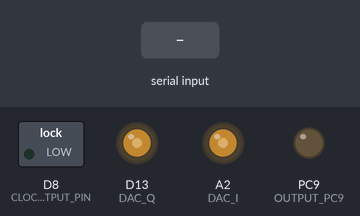
Bench run of a program on a simulated STM32 Nucleo. Parts: switched loads named in the program (green lamp = pin HIGH), output pins drawn as LEDs (lit = HIGH). The inputs (shaded band) are chosen by the test bench. What the program prints to the serial monitor is not drawn.

Above: at 1.2 s.
1.3 s: "SEND 90\n" received over Serial
At 2.2 s:
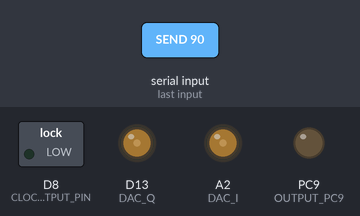
4.3 s: "SEND 90\n" received over Serial
At 4.9 s:
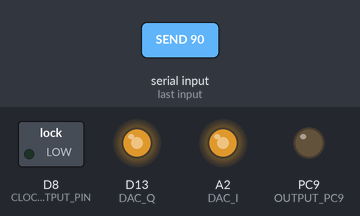
Timing chart, 0 to 13.7 s (numbered marks = the images above; inputs shaded):
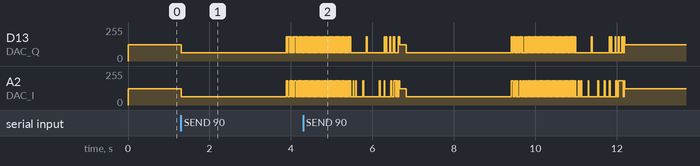

The program:

main.cpp
```cpp
#include <Arduino.h>
#include <stdlib.h>

// Hardware mapping and calibration copied from Testing_DAC.
constexpr uint8_t DAC_I = PA4;
constexpr uint8_t DAC_Q = PA5;
constexpr uint8_t OUTPUT_PC9 = PC9;
constexpr uint8_t CLOCK_OUTPUT_PIN = D8;
constexpr uint16_t DAC_MAX_VALUE = 4095;
constexpr uint16_t DAC_MIDDLE_VALUE = 1968;
constexpr int DAC_ALLOWED_MIN_MILLIVOLTS = -150;
constexpr int DAC_ALLOWED_MAX_MILLIVOLTS = 150;
constexpr uint16_t DAC_ALLOWED_MIN_RAW = 3403;
constexpr uint16_t DAC_ALLOWED_MAX_RAW = 524;

// Match the centered, blocking ADC receiver while the first link test is
// being brought up. Increase after timer/DMA sampling is implemented.
constexpr uint32_t DEFAULT_SYMBOL_RATE = 50;
constexpr uint32_t CLOCK_PULSE_US = 20;
constexpr uint8_t PAYLOAD_LIMIT = 128;
constexpr uint8_t AGC_SYMBOLS = 128;
constexpr uint16_t QPSK_AMPLITUDE_MV = 100;
const uint8_t SYNC_WORD[16] = {0, 3, 1, 2, 2, 1, 3, 0, 1, 2, 0, 3, 3, 0, 2, 1};
uint32_t symbolRate = DEFAULT_SYMBOL_RATE;

uint16_t millivoltsToRaw(int millivolts) {
  const float raw = DAC_ALLOWED_MAX_RAW +
      (DAC_ALLOWED_MAX_MILLIVOLTS - millivolts) *
          (DAC_ALLOWED_MIN_RAW - DAC_ALLOWED_MAX_RAW) /
          static_cast<float>(DAC_ALLOWED_MAX_MILLIVOLTS - DAC_ALLOWED_MIN_MILLIVOLTS);
  return static_cast<uint16_t>(raw + 0.5f);
}

uint16_t crc16(const uint8_t *data, size_t length) {
  uint16_t crc = 0xFFFF;
  while (length--) {
    crc ^= static_cast<uint16_t>(*data++) << 8;
    for (uint8_t bit = 0; bit < 8; ++bit)
      crc = (crc & 0x8000) ? static_cast<uint16_t>((crc << 1) ^ 0x1021)
                           : static_cast<uint16_t>(crc << 1);
  }
  return crc;
}

void outputSymbol(uint8_t symbol) {
  const bool positiveI = symbol == 0 || symbol == 2;
  const bool positiveQ = symbol == 0 || symbol == 1;
  analogWrite(DAC_I, millivoltsToRaw(positiveI ? QPSK_AMPLITUDE_MV : -QPSK_AMPLITUDE_MV));
  analogWrite(DAC_Q, millivoltsToRaw(positiveQ ? QPSK_AMPLITUDE_MV : -QPSK_AMPLITUDE_MV));
  digitalWrite(CLOCK_OUTPUT_PIN, HIGH);
  delayMicroseconds(CLOCK_PULSE_US);
  digitalWrite(CLOCK_OUTPUT_PIN, LOW);
  const uint32_t symbolUs = 1000000UL / symbolRate;
  if (symbolUs > CLOCK_PULSE_US)
    delayMicroseconds(symbolUs - CLOCK_PULSE_US);
}

void outputByte(uint8_t value) {
  outputSymbol((value >> 6) & 3);
  outputSymbol((value >> 4) & 3);
  outputSymbol((value >> 2) & 3);
  outputSymbol(value & 3);
}

void sendFrame(uint8_t type, const uint8_t *payload, uint8_t length,
               uint16_t sequence) {
  uint8_t header[12] = {1, type, 0, 1, 2, 0,
                        static_cast<uint8_t>(sequence & 0xFF),
                        static_cast<uint8_t>(sequence >> 8), length, 0,
                        static_cast<uint8_t>(symbolRate & 0xFF),
                        static_cast<uint8_t>(symbolRate >> 8)};
  uint8_t crcData[12 + PAYLOAD_LIMIT];
  memcpy(crcData, header, sizeof(header));
  memcpy(crcData + sizeof(header), payload, length);
  const uint16_t crc = crc16(crcData, sizeof(header) + length);

  for (uint8_t index = 0; index < AGC_SYMBOLS; ++index) outputSymbol(0);
  for (uint8_t index = 0; index < 16; ++index) outputSymbol(SYNC_WORD[index]);
  for (uint8_t index = 0; index < 64; ++index) outputSymbol(index & 1 ? 3 : 0);
  for (uint8_t index = 0; index < sizeof(header); ++index) outputByte(header[index]);
  for (uint8_t index = 0; index < length; ++index) outputByte(payload[index]);
  outputByte(static_cast<uint8_t>(crc & 0xFF));
  outputByte(static_cast<uint8_t>(crc >> 8));
  for (uint8_t index = 0; index < 8; ++index) {
    analogWrite(DAC_I, DAC_MIDDLE_VALUE);
    analogWrite(DAC_Q, DAC_MIDDLE_VALUE);
    delayMicroseconds(1000000UL / symbolRate);
  }
}

void setup() {
  Serial.begin(115200);
  analogWriteResolution(12);
  pinMode(DAC_I, OUTPUT);
  pinMode(DAC_Q, OUTPUT);
  pinMode(OUTPUT_PC9, OUTPUT);
  pinMode(CLOCK_OUTPUT_PIN, OUTPUT);
  digitalWrite(OUTPUT_PC9, LOW);
  digitalWrite(CLOCK_OUTPUT_PIN, LOW);
  analogWrite(DAC_I, DAC_MIDDLE_VALUE);
  analogWrite(DAC_Q, DAC_MIDDLE_VALUE);
  Serial.println("TX_READY symbol_rate=50 clock_out=D8");
}

void loop() {
  if (!Serial.available()) return;
  String command = Serial.readStringUntil('\n');
  command.trim();
  if (!command.startsWith("SEND ")) {
    if (command.startsWith("RATE ")) {
      const long requestedRate = command.substring(5).toInt();
      if (requestedRate < 1 || requestedRate > 1000) {
        Serial.println("TX_CMD rate_hz=1..1000");
        return;
      }
      symbolRate = static_cast<uint32_t>(requestedRate);
      Serial.print("TX_RATE symbol_rate=");
      Serial.println(symbolRate);
      return;
    }
    Serial.println("TX_ERR reason=expected_SEND_hex_or_RATE");
    return;
  }
  String hex = command.substring(5);
  if (hex.length() > PAYLOAD_LIMIT * 2 || (hex.length() & 1)) {
    Serial.println("TX_ERR reason=payload_length");
    return;
  }
  static uint16_t sequence = 0;
  uint8_t payload[PAYLOAD_LIMIT];
  for (uint8_t index = 0; index < hex.length() / 2; ++index) {
    char *end = nullptr;
    char byteText[3] = {hex[index * 2], hex[index * 2 + 1], '\0'};
    const long value = strtol(byteText, &end, 16);
    if (*end != '\0') {
      Serial.println("TX_ERR reason=invalid_hex");
      return;
    }
    payload[index] = static_cast<uint8_t>(value);
  }
  sendFrame(0x04, payload, hex.length() / 2, sequence++);
  Serial.print("TX_OK seq=");
  Serial.println(sequence - 1);
}
```

Measured:
- after the input at 1.3 s, D13 (DAC_Q): 122/255 → 62/255 at once, then repeats every 0.04 s: 182/255 0.02 s, 62/255 0.02 s; A2 (DAC_I): 122/255 → 62/255 at once, then repeats every 0.08 s: 182/255 0.04 s, 62/255 0.04 s
